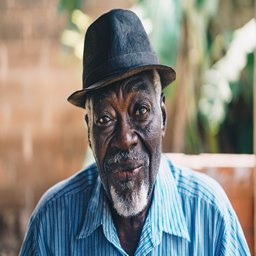
#> input picture manimage.jpg, 256 x 256 px
$ python main.py
#> lines starting #> are read from the running program, lines starting #| are printed output that depends on the picture
### image_encryption_analysis.py
import cv2
import numpy as np
from Crypto.Cipher import AES, DES, DES3, Blowfish, ARC2
import sys
import os
import matplotlib.pyplot as plt
import time
import csv
from datetime import datetime
from collections import Counter
from scipy import stats


# The function `image_to_intarray` reads an image file and converts it into a grayscale integer array
# using OpenCV.
def image_to_intarray(img_path):
  return cv2.imread(img_path, cv2.IMREAD_GRAYSCALE)


# The function `intarray_to_image` saves an integer array as an image file using OpenCV.
def intarray_to_image(new_img_path, int_arr):
  return cv2.imwrite(new_img_path, int_arr)


# The function `intarray_to_bytes` converts a 2D integer array representing an image into a bytearray.
def intarray_to_bytes(row, col, img_int):

  img_bytes = bytearray()

  leng = 0

  for i in range(row):
    for j in range(col):

      img_bytes.append(img_int[i][j])
      leng += 1

  return img_bytes


# The function `bytes_to_intarray` converts a byte array representing an image into a 2D integer
# array.
# [18 lines left out: function bytes_to_intarray, not called in this run]


# The function `key_gen` generates a random key of a specific length based on the algorithm provided
# as input.
def key_gen(algo):

  if algo == "DES":
    key_len = 8
  elif algo == "DES3":
    key_len = 16
  else:
    key_len = 32

  return os.urandom(key_len)


# The function `iv_gen` generates a random initialization vector (IV) of a specific length based on
# the specified encryption algorithm.
def iv_gen(algo):

  if algo == "AES":
    iv_len = 16
  elif algo == "DES" or algo == "DES3" or algo == "Blowfish" or algo == "ARC2":
    iv_len = 8

  return os.urandom(iv_len)


# The function `nonce_gen` generates a random nonce of a specific length based on the provided
# encryption algorithm.
def nonce_gen(algo):

  if algo == "AES":
    nonce_len = 8
  elif algo == "DES" or algo == "DES3" or algo == "Blowfish" or algo == "ARC2":
    nonce_len = 4

  return os.urandom(nonce_len)


# The function `create_cipher` generates a cipher object based on the specified algorithm, mode, key,
# and optional initialization vector or nonce.
def create_cipher(algo, mode, key, iv=None, nonce=None):

  mode_dic = {
    "AES-ECB": AES.MODE_ECB,
    "AES-CBC": AES.MODE_CBC,
    "AES-CTR": AES.MODE_CTR,
    "AES-CFB": AES.MODE_CFB,
    "AES-OFB": AES.MODE_OFB,

    "DES-ECB": DES.MODE_ECB,
    "DES-CBC": DES.MODE_CBC,
    "DES-CFB": DES.MODE_CFB,
    "DES-OFB": DES.MODE_OFB,
    "DES-CTR": DES.MODE_CTR,

    "DES3-ECB": DES3.MODE_ECB,
    "DES3-CBC": DES3.MODE_CBC,
    "DES3-CFB": DES3.MODE_CFB,
    "DES3-OFB": DES3.MODE_OFB,
    "DES3-CTR": DES3.MODE_CTR,

    "Blowfish-ECB": Blowfish.MODE_ECB,
    "Blowfish-CBC": Blowfish.MODE_CBC,
    "Blowfish-CFB": Blowfish.MODE_CFB,
    "Blowfish-OFB": Blowfish.MODE_OFB,
    "Blowfish-CTR": Blowfish.MODE_CTR,

    "ARC2-ECB": ARC2.MODE_ECB,
    "ARC2-CBC": ARC2.MODE_CBC,
    "ARC2-CFB": ARC2.MODE_CFB,
    "ARC2-OFB": ARC2.MODE_OFB,
    "ARC2-CTR": ARC2.MODE_CTR,
  }

  try:
    if mode in ["CBC", "CFB", "OFB"]:
      if algo == "AES":
        return AES.new(key, mode_dic[algo+'-'+mode], iv = iv)
      elif algo == "DES":
        return DES.new(key, mode_dic[algo+'-'+mode], iv = iv)
      elif algo == "DES3":
        return DES3.new(key, mode_dic[algo+'-'+mode], iv = iv)
      elif algo == "Blowfish":
        return Blowfish.new(key, mode_dic[algo+'-'+mode], iv = iv)
      elif algo == "ARC2":
        return ARC2.new(key, mode_dic[algo+'-'+mode], iv = iv)

    elif mode == "CTR":
      if algo == "AES":
        return AES.new(key, mode_dic[algo+'-'+mode], nonce = nonce)
      elif algo == "DES":
        return DES.new(key, mode_dic[algo+'-'+mode], nonce = nonce)
      elif algo == "DES3":
        return DES3.new(key, mode_dic[algo+'-'+mode], nonce = nonce)
      elif algo == "Blowfish":
        return Blowfish.new(key, mode_dic[algo+'-'+mode], nonce = nonce)
      elif algo == "ARC2":
        return ARC2.new(key, mode_dic[algo+'-'+mode], nonce = nonce)

    else:
      if algo == "AES":
        return AES.new(key, mode_dic[algo+'-'+mode])
      elif algo == "DES":
        return DES.new(key, mode_dic[algo+'-'+mode])
      elif algo == "DES3":
        return DES3.new(key, mode_dic[algo+'-'+mode])
      elif algo == "Blowfish":
        return Blowfish.new(key, mode_dic[algo+'-'+mode])
      elif algo == "ARC2":
        return ARC2.new(key, mode_dic[algo+'-'+mode])

  except Exception as e:
    print(e)
    raise ValueError("Unsupported mode: " + mode)


# The function `enc` takes image bytes and a cipher as input, encrypts the image bytes using the
# cipher, measures the execution time, and returns the encrypted bytes.
# [22 lines left out: functions enc, dec, not called in this run]


# The function calculates the Shannon entropy of an image based on the pixel values.
def shannon_entropy(img):

  pixel_counts = Counter(img.flatten())
  total_pixels = len(img.flatten())

  probabilities = [count / total_pixels for count in pixel_counts.values()]
  entropy = -np.sum([p * np.log2(p) for p in probabilities if p != 0])
  return entropy

# The function 'horizontal_correlation' calculates the adjacent horzontal x,y pairs
# [162 lines left out: functions horizontal_correlation, vertical_correlation, diagonal_correlation, correlation, histogram, write_to_csv, not called in this run]


# This function processes an image by encrypting and decrypting it using a specified algorithm
# and mode, and then calculates various metrics and saves the results.
def process(image_name, algo, mode, reading_img):

  prefix = image_name+'_'+algo+'_'+mode+'_'

  org_grayscale_img = prefix + "img.png"
  enc_img = prefix + "enc.png"
  dec_img = prefix + "dec.png"

  # Set up key, iv, nonce in terms of the algorithim
  key = key_gen(algo)
  iv = iv_gen(algo)
  nonce = nonce_gen(algo)

  # Creating folders to store data
  if not os.path.exists('Images/'):
    path = os.path.join(os.getcwd(), 'Images')
    os.mkdir(path)

  if not os.path.exists('Correlation/'):
    path = os.path.join(os.getcwd(), 'Correlation')
    os.mkdir(path)

  if not os.path.exists('Histogram/'):
    path = os.path.join(os.getcwd(), 'Histogram')
    os.mkdir(path)


  # Convert image to grayscale and get image dimensions
  img_conv = cv2.imread(reading_img, cv2.IMREAD_GRAYSCALE)
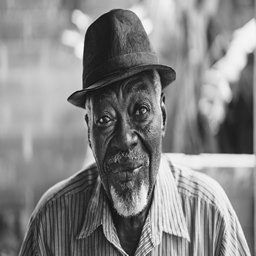
#> img_conv: shape (256, 256); min 5, max 255, mean 133

  # Checking if valid image is added
  if img_conv is None:
    print(f"ERROR: Image file {reading_img} not found, process canceled for image")
    return

  dimensions = img_conv.shape
#> dimensions = (256, 256)

  # Checking if image size is valid
  if not (dimensions[0]*dimensions[1]%8 == 0):
    print(f"Image dimentsions dont fit in block size of 8bytes, choose another image")
    return

  # Save grayscale image
  img_res = intarray_to_image('Images/'+org_grayscale_img, img_conv)
#> img_res = True

  # read the grayscale image
  img = cv2.imread('Images/'+org_grayscale_img, cv2.IMREAD_GRAYSCALE)
  dimensions = img.shape

  # Extract original image, histogram and shannon entholpy
  hist_original = cv2.calcHist([img], [0], None, [256], [0, 256])
#> hist_original = 256 values, max 498 at index 139, min 0 at index 0, mean 256
  sha_ent_original = shannon_entropy(img)
#> in shannon_entropy, `pixel_counts = Counter(img.flatten())`: pixel_counts = 245 items
#> in shannon_entropy, `total_pixels = len(img.flatten())`: total_pixels = 65536
#> in shannon_entropy, `probabilities = [count / total_pixels for count in pixel_counts.values..`: probabilities = 245 values, max 0.0076 at index 44, min 1.53e-05 at index 239, mean 0.00408
#> in shannon_entropy, `entropy = -np.sum([p * np.log2(p) for p in probabilities if p != 0])`: entropy = 7.75
#> sha_ent_original = 7.75

  img_bytes = intarray_to_bytes(dimensions[0], dimensions[1], img)
#> after the loop in intarray_to_bytes, `for i in range(row):`: leng = 65536

  # Set up encryption cipher and encryot image
  enc_cipher = create_cipher(algo, mode, key, iv, nonce)
  enc_bytes, enc_execution_time = enc(img_bytes, enc_cipher)

  # Save encrypted image
  img_enc = bytes_to_intarray(dimensions[0], dimensions[1], enc_bytes)
  enc_res = intarray_to_image('Images/'+enc_img, img_enc)

  # Read encrypted image
  img_enc_ext = cv2.imread('Images/'+enc_img, cv2.IMREAD_GRAYSCALE)
  dimensions = img_enc_ext.shape

  # Extract encrypted image, histogram and shannon entholpy
  hist_encrypted = cv2.calcHist([img_enc_ext], [0], None, [256], [0, 256])
  sha_ent_encrypted = shannon_entropy(img_enc_ext)

  img_enc_bytes = intarray_to_bytes(dimensions[0], dimensions[1], img_enc_ext)

  # Decrypt the encrypted image
  dec_cipher = create_cipher(algo, mode, key, iv, nonce)
  dec_bytes, dec_execution_time = dec(img_enc_bytes, dec_cipher)

  # Dave decrypted image
  img_dec = bytes_to_intarray(dimensions[0], dimensions[1], dec_bytes)
  dec_res = intarray_to_image('Images/'+dec_img, img_dec)

  # Extract decrypted image, histogram and shannon entholpy
  hist_decrypted = cv2.calcHist([img_dec], [0], None, [256], [0, 256])
  sha_ent_decrypted = shannon_entropy(img_dec)

  # Calcuating Correlation Data
  correlation_values = correlation(img, img_enc_ext, img_dec, prefix)

  # Calcuating Histogram Data
  histo_data = histogram(hist_original, hist_encrypted, hist_decrypted, prefix, dimensions)

  # Writing to CSV file
  write_to_csv([image_name, algo, mode, iv.hex(), nonce.hex(), key.hex(),
                enc_execution_time, dec_execution_time,
                sha_ent_original, sha_ent_encrypted, sha_ent_decrypted,
                correlation_values[0], correlation_values[1], correlation_values[2],
                correlation_values[3], correlation_values[4], correlation_values[5],
                correlation_values[6], correlation_values[7], correlation_values[8],
                histo_data[0], histo_data[1],
                histo_data[2], histo_data[3],
                histo_data[4], histo_data[5],
                prefix+'histogram.png', prefix+'correlation.png'])

### main.py
import image_encryption_analysis

# Set up algorithims to use here, currently supported modes below:
# modes = ["CBC", "ECB", "CTR", "CFB", "OFB"]
modes = ["CBC"]

# Set up algorithims to use here, currently supported algoritims below:
# algorithims = ["AES", "DES", "DES3", "Blowfish", "ARC2"]
algorithims = ["AES"]

# Add images in the format of a tuple, (<Image short form>, <Image sourcefile>)
# An exmaple has been given below
images = [("Man_Image", "manimage.jpg")]

for image in images:
    for algo in algorithims:
        for mode in modes:
            print(image[0]+" "+algo+" "+mode)
            image_encryption_analysis.process(image[0], algo, mode, image[1])
#> (the call stopped at in create_cipher, `return AES.new(key, mode_dic[algo+'-'+mode], iv = iv)`: Crypto is not available in this run)
